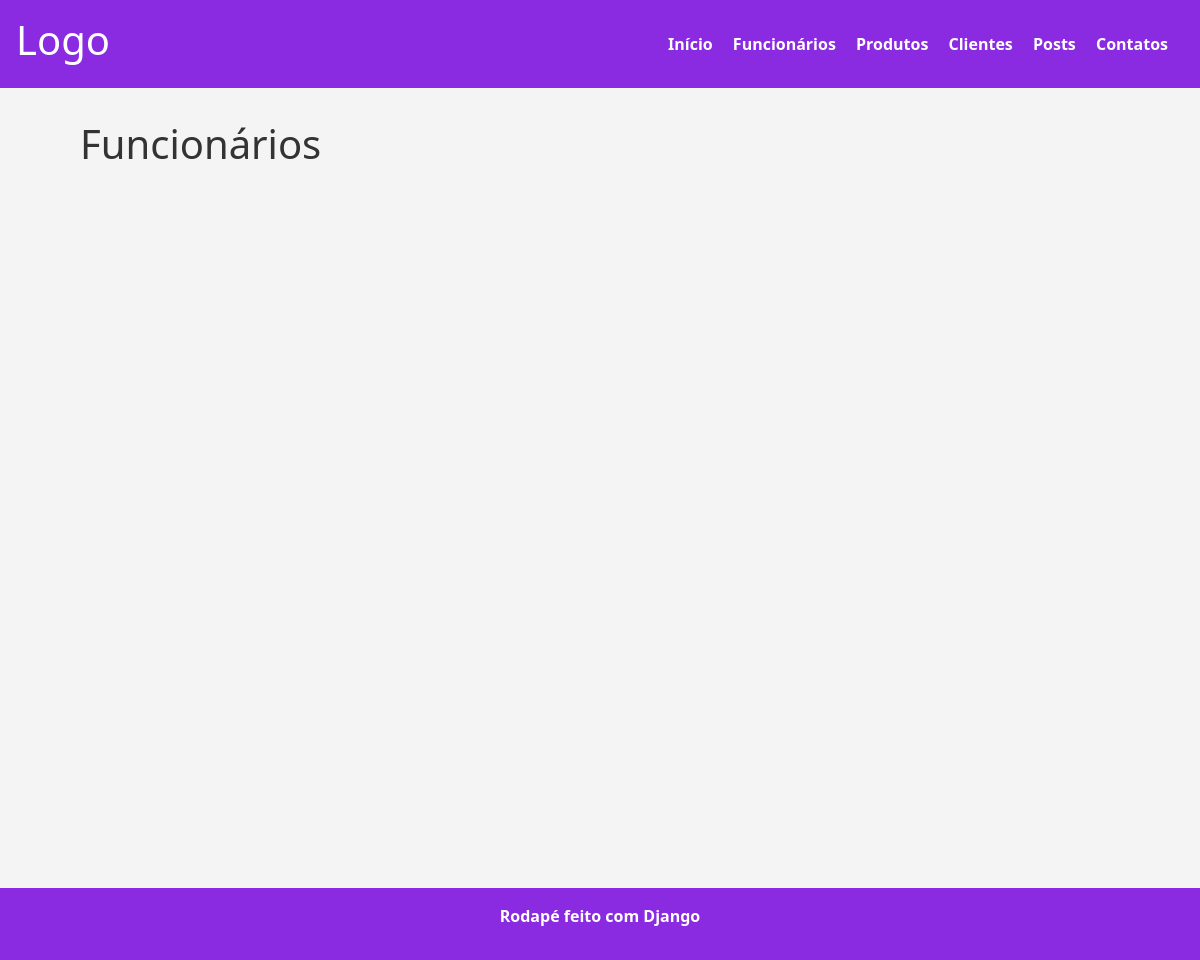
Before: /funcionarios/ with the older database file.
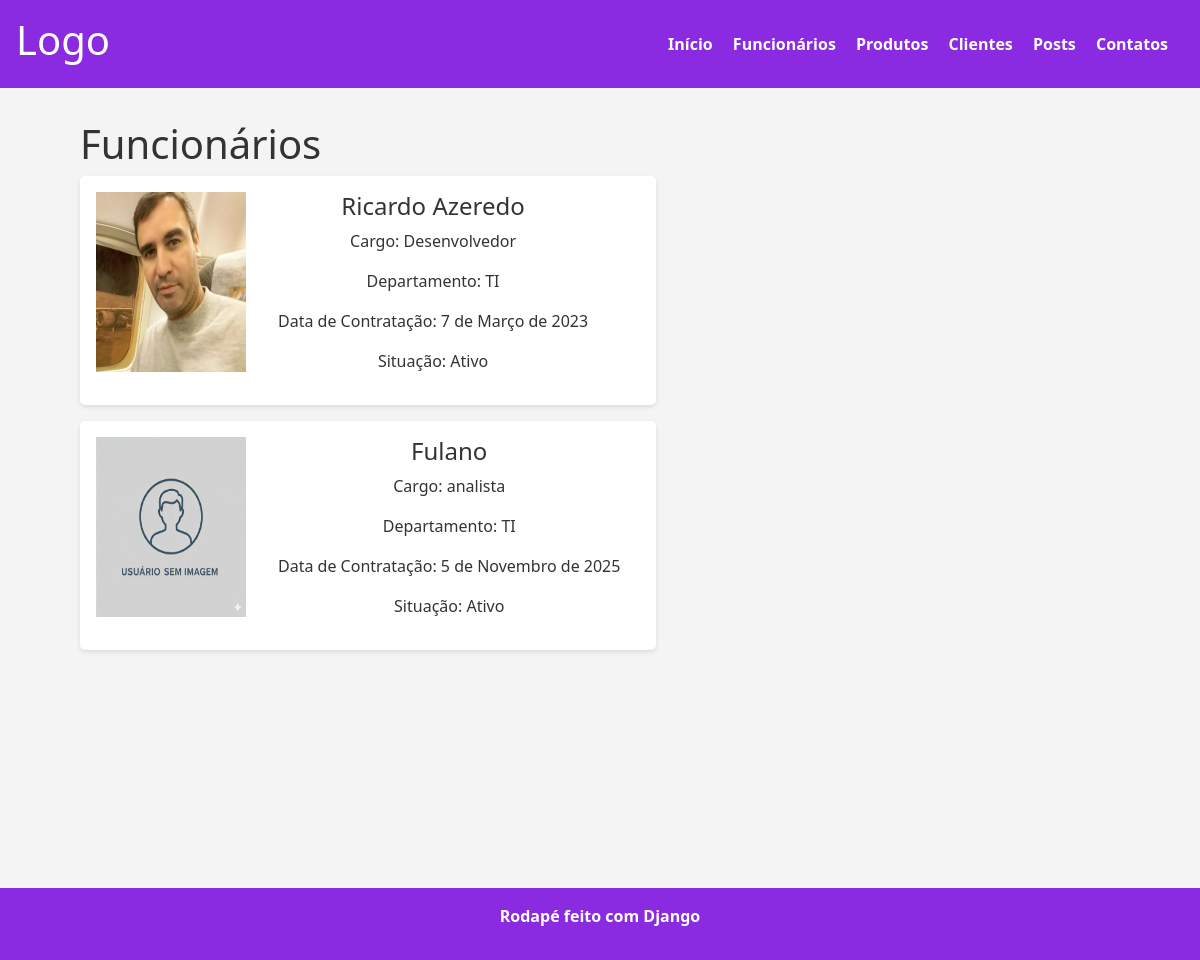
After: the same page with the newer database file.
### rh/models.py (models this page shows, shortened)
class Funcionarios(models.Model):
    foto = models.ImageField(null=True, blank=True)
    nome = models.CharField(max_length=100)
    cargo = models.CharField(max_length=100)
    departamento = models.CharField(max_length=100)
    data_contratacao = models.DateField()
    status = models.BooleanField(default=True)
    class Meta:
        verbose_name = "Funcionário"
        verbose_name_plural = "Funcionários" # Define o nome plural correto

### rh/views.py (the view)
# urls.py: path('funcionarios/',views.funcionarios, name='funcionarios'),
def funcionarios(request):
    funcionarios = Funcionarios.objects.filter(status=True)
    context = {
        'funcionarios': funcionarios
    }
    return render(request,'funcionarios.html',context)

### rh/templates/funcionarios.html (shortened to what this page needs)
{% extends "base.html" %}
{% block content %}
    <h1> Funcionários</h1>
    {% for funcionario in funcionarios %}
    <section class="card-funcionario">
        {% if funcionario.foto.url != null %}
        <img src="{{ funcionario.foto.url }}" alt="Foto de {{funcionario.nome}}">
        {% else %}
        <img src="/static/images/usuario-sem-imagem.png" alt="Foto padrão de usuário">
        {% endif %}
        <div class="info-funcionario">
            <h4>{{funcionario.nome}}</h4>
            <p>Cargo: {{funcionario.cargo}} </p>
            <p>Departamento: {{funcionario.departamento}} </p>
            <p>Data de Contratação: {{funcionario.data_contratacao}}</p>
            {% if funcionario.status == True %}
                <p>Situação: Ativo</p>
            {% endif %}
        </div>
    </section>
    {% endfor %}
{% endblock %}

### templates/base.html (shortened to what this page needs)
{% load static %}
<!Doctype html>
<html lang="pt-br">
<head>
    {% load bootstrap5 %}
    {% bootstrap_css %}
    <link rel="stylesheet" href="{% static 'css/style.css' %}">
</head>
<body>
    <header class="header d-flex justify-content-between align-items-center">
        <h1>Logo</h1>
        {% include "components/_navbar.html" %}
    </header>
    <main>
        {% block content%}
        {% endblock %}
    </main>
    {% include "components/_footer.html" %}
</body>
</html>

### templates/components/_navbar.html
<nav class="menu">
    <a href="{% url 'home' %}">Início</a>
    <a href="{% url 'funcionarios' %}">Funcionários</a>
    <a href="{% url 'produtos' %}">Produtos</a>
    <a href="{% url 'clientes' %}">Clientes</a>
    <a href="{% url 'posts' %}">Posts</a>
    <a href="{% url 'contatos' %}">Contatos</a>
</nav>

### templates/components/_footer.html
<footer>
    <p>Rodapé feito com Django</p>
</footer>

### static/css/style.css (style rules this page uses)
* { margin:0; padding: 0; box-sizing: border-box; }
body { background-color: #f4f4f4; color: #333; display: flex; flex-direction: column; font-size: 16px; }
header { display: flex; justify-content: space-between; align-items: center; }
.header { background-color: blueviolet; color: white; padding: 1rem; }
.header a { text-decoration: none; color: #fff; font-weight: bold; margin-right: 1rem; }
main { padding: 2rem 5rem; min-height: 100vh; }
.card-funcionario { display:flex; width: 36rem; background-color: #fff; padding: 1rem; margin-bottom: 1rem; border-radius: 5px; box-shadow: 0 2px 4px rgba(0,0,0,0.1); }
.card-funcionario img { width: 150px; height: 180px; }
.info-funcionario { display: flex; flex-direction: column; align-items: center; margin-left: 2rem; }
footer { display: flex; justify-content: center; align-items: center; background-color: blueviolet; color: #fff; font-weight: bold; padding: 1rem; }

Changed rows visible on the page:
added Funcionarios: foto (picture), nome "Ricardo Azeredo", cargo "Desenvolvedor", departamento "TI", data_contratacao "7 de Março de 2023", status "Situação: Ativo"
added Funcionarios: nome "Fulano", cargo "analista", departamento "TI", data_contratacao "5 de Novembro de 2025", status "Situação: Ativo"
